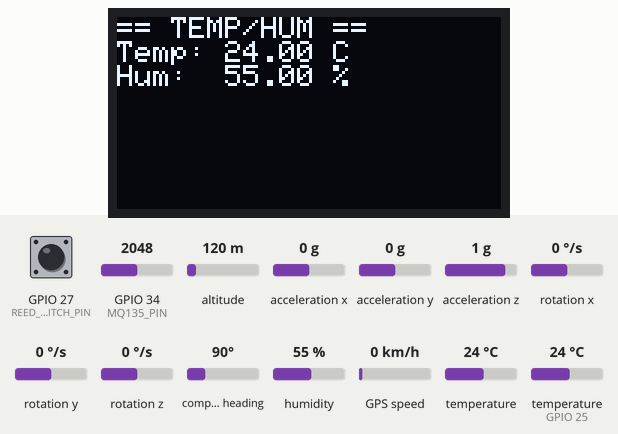
Bench run of a sketch on a simulated ESP32. Parts: 128×64 one-colour display. The inputs (shaded band) are chosen by the test bench; at power-on: GPIO 27 (REED_SWITCH_PIN) HIGH, humidity 55 %, acceleration z 1 g, acceleration x 0 g, temperature (sensor on GPIO 25) 24 °C, GPIO 34 (MQ135_PIN) = 2048, altitude 120 m, acceleration y 0 g, rotation x 0 °/s, rotation y 0 °/s, rotation z 0 °/s, compass heading 90°, GPS speed 0 km/h, temperature 24 °C. Storage starts empty; the GPS gets a fix after 3 s at 37.7749, -122.4194 with 8 satellites; no MQTT or app messages arrive unless stated; the modem accepts every AT command (registered, SIM ready, sends succeed) and sends nothing else; what the sketch prints to the serial monitor is not drawn.

Above: at 10.3 s.
10.4 s: GPIO 27 (REED_SWITCH_PIN) pulled LOW for 1 s
At 13.5 s:
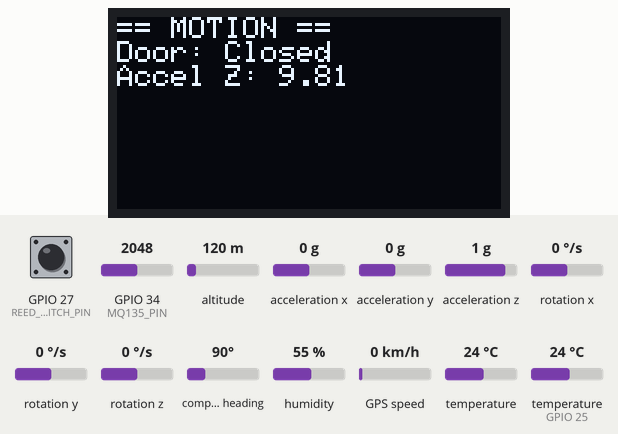
20.0 s: humidity set to 22 %
28.6 s: acceleration z set to -1.4 g
At 33.5 s:
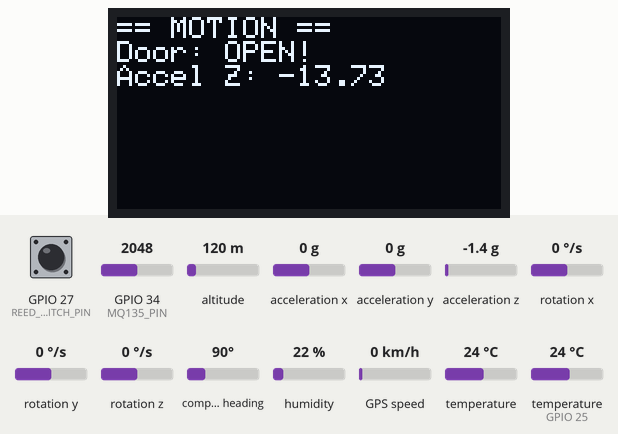
37.2 s: acceleration x set to -1.4 g
43.7 s: temperature (sensor on GPIO 25) set to 12 °C
At 52.0 s:
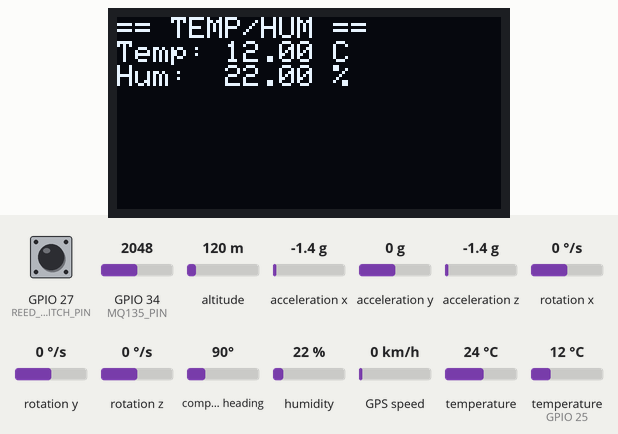
52.3 s: GPIO 34 (MQ135_PIN) set to 472
At 58.2 s:
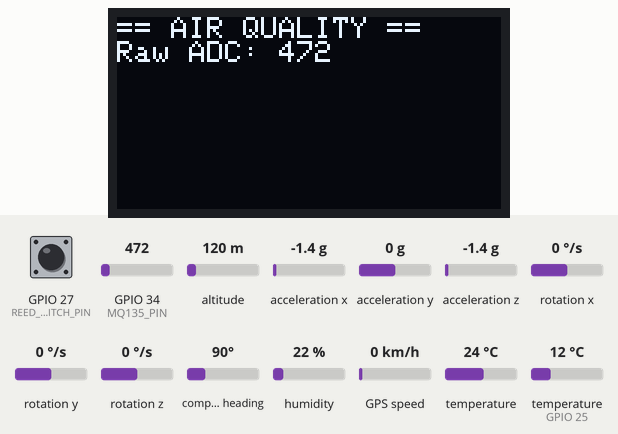
Timing chart, 0 to 59.7 s (numbered marks = the images above; inputs shaded):
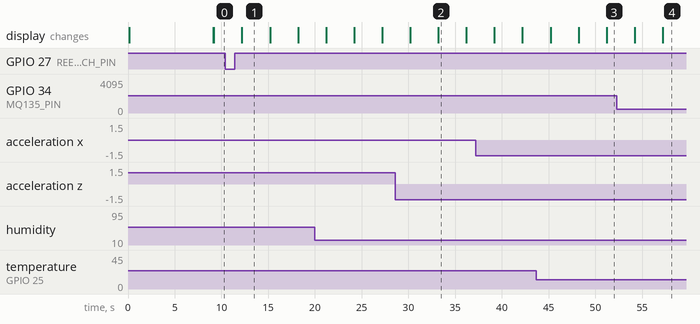

Measured:
- after the input at 10.4 s, the display: changes after 1.8 s (image 1)
- what the display in image 1 shows lasts 3.0 s, from 12.2 s to 15.2 s

The sketch:

TraceNode_Master.ino
```cpp
// TraceNode Master Firmware - Integrating ALL Hardware Components
// Libraries needed in Arduino IDE:
// 1. TinyGSM
// 2. PubSubClient
// 3. TinyGPSPlus
// 4. ArduinoJson
// 5. Adafruit MPU6050
// 6. Adafruit Unified Sensor
// 7. DHT sensor library
// 8. Adafruit SSD1306
// 9. Adafruit GFX Library

#define TINY_GSM_MODEM_A7672X // A7672X driver natively supports the A7670/A7672 family

#include <TinyGsmClient.h>
#include <PubSubClient.h>
#include <TinyGPSPlus.h>
#include <ArduinoJson.h>
#include <Wire.h>
#include <Adafruit_MPU6050.h>
#include <Adafruit_Sensor.h>
#include <DHT.h>
#include <Adafruit_GFX.h>
#include <Adafruit_SSD1306.h>
#include <LittleFS.h>

// --- VERIFIED HARDWARE PIN MAP ---
// I2C Bus (MPU6050 & OLED)
#define SDA_PIN 21
#define SCL_PIN 22
#define SCREEN_WIDTH 128
#define SCREEN_HEIGHT 64
#define OLED_RESET -1

// UART2 for Cellular (A7670C)
#define GSM_RX_PIN 17
#define GSM_TX_PIN 16

// UART1 for GPS (NEO-6M)
#define GPS_TX_PIN 32 // GPS TX -> ESP32 32
#define GPS_RX_PIN 33 // GPS RX -> ESP32 33
#define GPS_BAUD 9600

// Digital/Analog Sensors
#define DHTPIN 25
#define DHTTYPE DHT22
#define REED_SWITCH_PIN 27
#define MQ135_PIN 34 // Analog Input

// --- CONFIGURATION ---
const char apn[]      = "bsnlinet"; // BSNL India APN
const char gprsUser[] = "";
const char gprsPass[] = "";

const char* mqtt_server = "broker.hivemq.com";
const int   mqtt_port = 1883;
const char* mqtt_topic = "tracenode/telemetry";
const char* mqtt_client_id = "TraceNode_ESP32_01";
const char* device_id = "NODE-DEMO-01";

// --- OBJECT INITIALIZATION ---
HardwareSerial SerialGSM(2);
HardwareSerial SerialGPS(1);
TinyGsm modem(SerialGSM);
TinyGsmClient gsmClient(modem);
PubSubClient mqtt(gsmClient);
TinyGPSPlus gps;

Adafruit_MPU6050 mpu;
DHT dht(DHTPIN, DHTTYPE);
Adafruit_SSD1306 display(SCREEN_WIDTH, SCREEN_HEIGHT, &Wire, OLED_RESET);

// --- TIMING VARIABLES ---
unsigned long lastSensorRead = 0;
const long sensorInterval = 2000; // Read every 2 seconds

unsigned long lastPublish = 0;
const long publishInterval = 10000; // Publish every 10 seconds

unsigned long lastMqttRetry = 0;
const long mqttRetryInterval = 10000; // Reconnect retry every 10s

unsigned long lastOledChange = 0;
const long oledInterval = 3000; // Rotate screen every 3 seconds
int oledPage = 0;

// --- STATE VARIABLES ---
bool doorWasOpen = false;
int currentDoorState = LOW;
float lastTemp = 0.0;
float lastHum = 0.0;
int airQuality = 0;
sensors_event_t accel, gyro, mpuTemp;
String csq = "N/A";

// --- HELPER: SEND AT COMMAND ---
void sendATCommand(const char* cmd, unsigned long timeoutMs = 2000) {
  Serial.print("Sending: ");
  Serial.println(cmd);
  SerialGSM.println(cmd);

  unsigned long start = millis();
  while (millis() - start < timeoutMs) {
    while (SerialGSM.available()) {
      Serial.write(SerialGSM.read());
    }
  }
  Serial.println();
}

// --- QUEUE MANAGEMENT (LittleFS) ---
void saveToQueue(const String& payload) {
  String filename = "/queue/" + String(millis()) + ".json";
  File file = LittleFS.open(filename, FILE_WRITE);
  if (file) {
    file.print(payload);
    file.close();
    Serial.println("OFFLINE SAVED: " + filename);
  } else {
    Serial.println("FAILED to save offline payload.");
  }
}

void processQueue() {
  File root = LittleFS.open("/queue");
  if (!root || !root.isDirectory()) return;

  File file = root.openNextFile();
  while (file && mqtt.connected()) {
    String filename = file.name();
    String fullPath = filename;
    if (!fullPath.startsWith("/")) {
      fullPath = "/queue/" + filename;
    }

    String payload = file.readString();
    file.close();

    Serial.print("Publishing queued: ");
    Serial.println(fullPath);

    if (mqtt.publish(mqtt_topic, payload.c_str())) {
      LittleFS.remove(fullPath);
      Serial.println("Queued publish: OK. Deleted file.");
    } else {
      Serial.println("Queued publish: FAILED.");
      break; // Stop trying if we get a failure, maybe connection dropped
    }
    file = root.openNextFile();
  }
}

void setup() {
  Serial.begin(115200);
  delay(10);

  Serial.println("\n================================");
  Serial.println("TRACENODE TRACEBOX");
  Serial.println("================================");

  // Initialize LittleFS
  if (!LittleFS.begin(true)) {
    Serial.println("LittleFS Mount Failed");
  } else {
    if (!LittleFS.exists("/queue")) {
      LittleFS.mkdir("/queue");
    }
  }

  // Initialize Pins
  pinMode(REED_SWITCH_PIN, INPUT_PULLUP);

  // Setup I2C & OLED
  Wire.begin(SDA_PIN, SCL_PIN);
  if(!display.begin(SSD1306_SWITCHCAPVCC, 0x3C)) {
    Serial.println(F("OLED allocation failed"));
  } else {
    display.clearDisplay();
    display.setTextSize(1);
    display.setTextColor(SSD1306_WHITE);
    display.setCursor(0,0);
    display.println("TraceNode Booting...");
    display.display();
  }

  // Initialize DHT22
  dht.begin();

  // Initialize MPU6050
  if (!mpu.begin(0x68, &Wire)) {
    Serial.println("Failed to find MPU6050 chip");
  } else {
    mpu.setAccelerometerRange(MPU6050_RANGE_8_G);
  }

  // Initialize GPS Serial
  SerialGPS.begin(GPS_BAUD, SERIAL_8N1, GPS_RX_PIN, GPS_TX_PIN);

  // A7670C Modem Initialization
  SerialGSM.begin(115200, SERIAL_8N1, GSM_RX_PIN, GSM_TX_PIN);
  Serial.println("MODEM UART: PASS");

  display.clearDisplay(); display.setCursor(0,0);
  display.println("Init Modem AT Cmds...");
  display.display();

  // Explicit AT Diagnostic Sequence
  sendATCommand("AT", 1000);
  sendATCommand("ATE0", 1000);
  sendATCommand("AT+CPIN?", 1000);
  sendATCommand("AT+CSQ", 1000);
  sendATCommand("AT+CEREG?", 1000);

  SerialGSM.print("AT+CGDCONT=1,\"IP\",\"");
  SerialGSM.print(apn);
  SerialGSM.println("\"");
  delay(1000);
  while (SerialGSM.available()) { Serial.write(SerialGSM.read()); }
  Serial.println();

  sendATCommand("AT+CGATT?", 1000);
  sendATCommand("AT+CGACT?", 1000);
  sendATCommand("AT+CGPADDR=1", 1000);

  // Start TinyGSM after raw AT checks
  if (!modem.gprsConnect(apn, gprsUser, gprsPass)) {
    Serial.println("Warning: TinyGSM attach failed, but manual AT cmds may have worked.");
  } else {
    Serial.println("TinyGSM attached to GPRS successfully.");
  }

  // Setup MQTT
  mqtt.setServer(mqtt_server, mqtt_port);
  mqtt.setBufferSize(512);

  display.clearDisplay(); display.setCursor(0,0);
  display.println("System Ready!");
  display.display();
}

void reconnectMqtt() {
  if (millis() - lastMqttRetry > mqttRetryInterval) {
    lastMqttRetry = millis();
    Serial.print("Connecting to MQTT... ");
    if (mqtt.connect(mqtt_client_id)) {
      Serial.println("MQTT: CONNECTED");
      processQueue(); // Push offline data on reconnect
    } else {
      Serial.print("FAILED, rc=");
      Serial.println(mqtt.state());
    }
  }
}

// Generate UNIX Timestamp from GPS
unsigned long getGpsTimestamp() {
  if (gps.date.isValid() && gps.time.isValid()) {
    // Basic approximation (TinyGPS doesn't output unix epoch natively)
    // Note: To avoid heavy TimeLib dependencies for now, we structure standard Unix conversion or just 0 if not needed.
    // As requested: "generate a Unix UTC timestamp from the NEO-6M GPS date/time. If GPS time is not yet valid, use: timestamp = 0"

    int yr = gps.date.year();
    int mo = gps.date.month();
    int dy = gps.date.day();
    int hr = gps.time.hour();
    int mn = gps.time.minute();
    int sc = gps.time.second();

    // Days to beginning of months for non-leap years
    static const int days_before_month[] = {0, 31, 59, 90, 120, 151, 181, 212, 243, 273, 304, 334};
    int days = dy - 1 + days_before_month[mo - 1];

    // Leap year handling
    if (mo > 2 && ((yr % 4 == 0 && yr % 100 != 0) || yr % 400 == 0)) {
        days++;
    }

    // Days from 1970 to beginning of the year
    yr -= 1970;
    days += yr * 365 + (yr + 1) / 4 - (yr + 69) / 100 + (yr + 369) / 400;

    unsigned long epoch = ((days * 24UL + hr) * 60 + mn) * 60 + sc;
    return epoch;
  }
  return 0;
}

void displayOLED() {
  display.clearDisplay();
  display.setCursor(0,0);
  display.setTextColor(SSD1306_WHITE);

  switch(oledPage) {
    case 0:
      display.println("== SYSTEM ==");
      display.print("ID: "); display.println(device_id);
      display.println("Status: ACTIVE");
      break;
    case 1:
      display.println("== TEMP/HUM ==");
      display.print("Temp: "); display.print(lastTemp); display.println(" C");
      display.print("Hum:  "); display.print(lastHum); display.println(" %");
      break;
    case 2:
      display.println("== MOTION ==");
      display.print("Door: "); display.println(currentDoorState == HIGH ? "OPEN!" : "Closed");
      display.print("Accel Z: "); display.println(accel.acceleration.z);
      break;
    case 3:
      display.println("== AIR QUALITY ==");
      display.print("Raw ADC: "); display.println(airQuality);
      break;
    case 4:
      display.println("== GPS ==");
      if(gps.location.isValid()) {
        display.print("Lat: "); display.println(gps.location.lat(), 4);
        display.print("Lng: "); display.println(gps.location.lng(), 4);
      } else {
        display.println("Searching...");
      }
      break;
    case 5:
      display.println("== CELLULAR ==");
      display.print("Modem: "); display.println(modem.isGprsConnected() ? "READY" : "ERROR");
      display.print("CSQ: "); display.println(modem.getSignalQuality());
      break;
    case 6:
      display.println("== MQTT ==");
      display.print("Status: "); display.println(mqtt.connected() ? "ONLINE" : "OFFLINE");
      display.print("Q Size: ");

      int count = 0;
      File root = LittleFS.open("/queue");
      if(root) {
        File file = root.openNextFile();
        while(file) { count++; file = root.openNextFile(); }
      }
      display.println(count);
      break;
  }

  display.display();
}

void loop() {
  // Feed GPS Data
  while (SerialGPS.available() > 0) {
    gps.encode(SerialGPS.read());
  }

  // Non-blocking MQTT reconnect
  if (!mqtt.connected()) {
    reconnectMqtt();
  } else {
    mqtt.loop();
  }

  // Read Sensors periodically (2s)
  if (millis() - lastSensorRead > sensorInterval) {
    lastSensorRead = millis();

    float t = dht.readTemperature();
    float h = dht.readHumidity();
    if (!isnan(t)) lastTemp = t; else Serial.println("DHT read failed, keeping last Temp.");
    if (!isnan(h)) lastHum = h; else Serial.println("DHT read failed, keeping last Hum.");

    airQuality = analogRead(MQ135_PIN);
    currentDoorState = digitalRead(REED_SWITCH_PIN);

    mpu.getEvent(&accel, &gyro, &mpuTemp);
  }

  // Rotate OLED screen
  if (millis() - lastOledChange > oledInterval) {
    lastOledChange = millis();
    oledPage = (oledPage + 1) % 7;
    displayOLED();
  }

  // Publish telemetry (10s)
  if (millis() - lastPublish > publishInterval) {
    lastPublish = millis();

    StaticJsonDocument<512> doc;
    doc["deviceId"] = device_id;
    doc["timestamp"] = getGpsTimestamp();

    if (gps.location.isValid()) {
      doc["lat"] = gps.location.lat();
      doc["lng"] = gps.location.lng();
      doc["speed"] = gps.speed.kmph();
    } else {
      doc["lat"] = 0;
      doc["lng"] = 0;
      doc["speed"] = 0;
    }

    doc["temperature"] = lastTemp;
    doc["humidity"] = lastHum;
    doc["airQuality"] = airQuality;

    doc["doorOpen"] = (currentDoorState == HIGH);
    doc["accelX"] = accel.acceleration.x;
    doc["accelY"] = accel.acceleration.y;
    doc["accelZ"] = accel.acceleration.z;

    char payload[512];
    serializeJson(doc, payload);

    Serial.println("\n========== TELEMETRY ==========");
    Serial.println(payload);
    Serial.println("================================");

    if (mqtt.connected()) {
      if (mqtt.publish(mqtt_topic, payload)) {
        Serial.println("MQTT PUBLISH: OK");
      } else {
        Serial.println("MQTT PUBLISH: FAIL");
        saveToQueue(payload);
      }
    } else {
      Serial.println("MQTT: OFFLINE");
      saveToQueue(payload);
    }
  }
}
```
